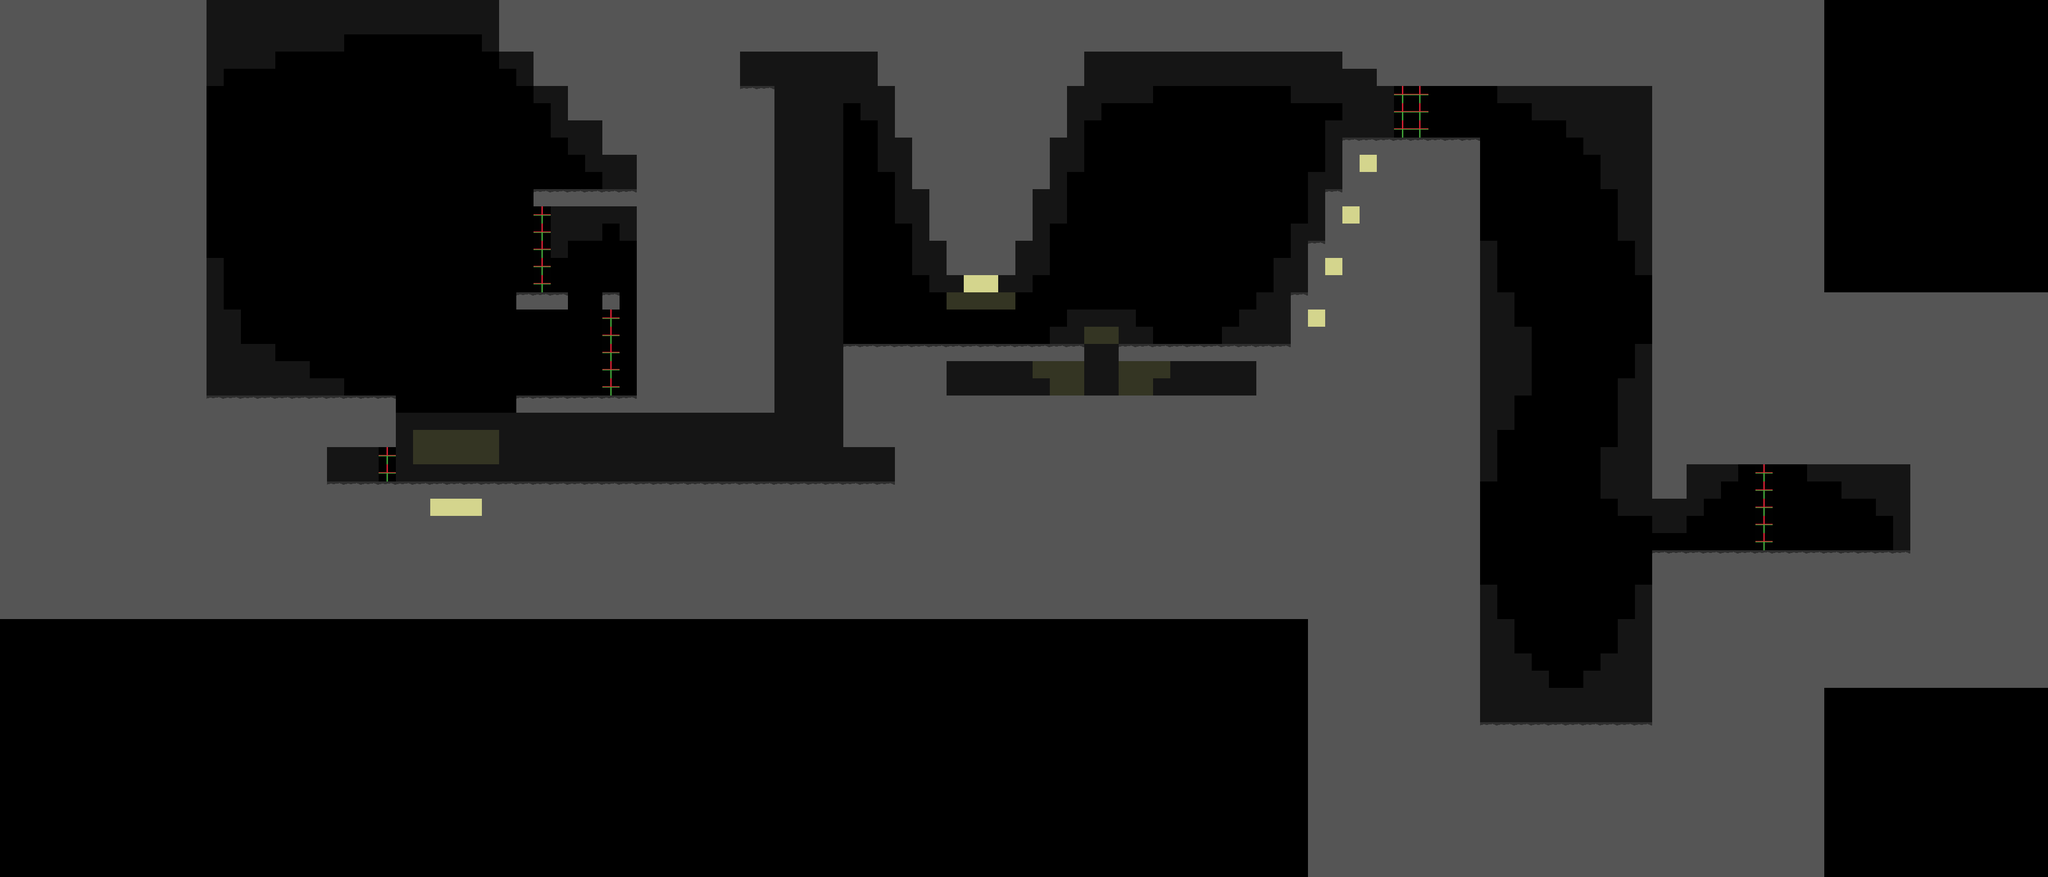

The image is a tile-based game level rendered from a .tmx file. Its description and source (layers, tilesets, objects; grid data summarised) follow:
An orthogonal 119x51 tile map with 32x32 px tiles, 2 tile layers (background, main) and 49 objects (27x elevator, 8x switch, 6x gate, 3x checkpoint, 2x darkZone, ...).

<map version="1.0" tiledversion="1.0.3" orientation="orthogonal" renderorder="right-down" width="119" height="51" tilewidth="32" tileheight="32" nextobjectid="54">
 <properties>
  <property name="cameraHeight" type="float" value="0" />
  <property name="cameraWidth" type="float" value="16" />
 </properties>
 <tileset firstgid="1" source="../../textures/tilesets/test/testTileset.tsx" />
 <layer name="background" width="119" height="51" opacity="0.25">
  <data>[6069 cells, 638 non-empty, 2 distinct tile ids]</data>
 </layer>
 <layer name="main" width="119" height="51">
  <data>[6069 cells, 2984 non-empty, 4 distinct tile ids]</data>
 </layer>
 <objectgroup name="gateNetwork">
  <object id="10" name="1" type="switch" x="1120" y="512" width="32" height="32">
   <properties>
    <property name="id" type="int" value="1" />
   </properties>
  </object>
  <object id="11" name="1" type="gate" x="1120" y="704" width="32" height="32">
   <properties>
    <property name="id" type="int" value="1" />
    <property name="inverted" type="bool" value="false" />
    <property name="speed" type="float" value="3" />
   </properties>
  </object>
  <object id="12" name="1" type="elevator" x="1152" y="704" width="32" height="32">
   <properties>
    <property name="height" type="float" value="6" />
    <property name="id" type="int" value="1" />
    <property name="inverted" type="bool" value="false" />
    <property name="speed" type="float" value="7" />
   </properties>
  </object>
  <object id="13" name="1r" type="gate" x="992" y="512" width="32" height="32">
   <properties>
    <property name="id" type="int" value="1" />
    <property name="inverted" type="bool" value="true" />
    <property name="speed" type="float" value="4" />
   </properties>
  </object>
  <object id="14" name="1r" type="elevator" x="960" y="512" width="32" height="32">
   <properties>
    <property name="height" type="float" value="6" />
    <property name="id" type="int" value="1" />
    <property name="inverted" type="bool" value="true" />
    <property name="speed" type="float" value="7" />
   </properties>
  </object>
  <object id="15" name="2" type="switch" x="1088" y="320" width="32" height="32">
   <properties>
    <property name="id" type="int" value="2" />
   </properties>
  </object>
  <object id="16" name="2r" type="elevator" x="736" y="736" width="32" height="32">
   <properties>
    <property name="height" type="float" value="1" />
    <property name="id" type="int" value="2" />
    <property name="inverted" type="bool" value="true" />
    <property name="speed" type="float" value="3" />
   </properties>
  </object>
  <object id="17" name="2r" type="elevator" x="768" y="736" width="32" height="32">
   <properties>
    <property name="height" type="float" value="1" />
    <property name="id" type="int" value="2" />
    <property name="inverted" type="bool" value="true" />
    <property name="speed" type="float" value="3" />
   </properties>
  </object>
  <object id="18" name="2r" type="elevator" x="800" y="736" width="32" height="32">
   <properties>
    <property name="height" type="float" value="1" />
    <property name="id" type="int" value="2" />
    <property name="inverted" type="bool" value="true" />
    <property name="speed" type="float" value="3" />
   </properties>
  </object>
  <object id="19" name="2r" type="elevator" x="832" y="736" width="32" height="32">
   <properties>
    <property name="height" type="float" value="1" />
    <property name="id" type="int" value="2" />
    <property name="inverted" type="bool" value="true" />
    <property name="speed" type="float" value="3" />
   </properties>
  </object>
  <object id="20" name="2r" type="elevator" x="864" y="736" width="32" height="32">
   <properties>
    <property name="height" type="float" value="1" />
    <property name="id" type="int" value="2" />
    <property name="inverted" type="bool" value="true" />
    <property name="speed" type="float" value="3" />
   </properties>
  </object>
  <object id="21" name="2r" type="elevator" x="896" y="736" width="32" height="32">
   <properties>
    <property name="height" type="float" value="1" />
    <property name="id" type="int" value="2" />
    <property name="inverted" type="bool" value="true" />
    <property name="speed" type="float" value="3" />
   </properties>
  </object>
  <object id="22" name="2r" type="elevator" x="928" y="736" width="32" height="32">
   <properties>
    <property name="height" type="float" value="1" />
    <property name="id" type="int" value="2" />
    <property name="inverted" type="bool" value="true" />
    <property name="speed" type="float" value="3" />
   </properties>
  </object>
  <object id="23" name="3" type="switch" x="1600" y="864" width="32" height="32">
   <properties>
    <property name="id" type="int" value="3" />
   </properties>
  </object>
  <object id="24" name="3" type="switch" x="640" y="864" width="32" height="32">
   <properties>
    <property name="id" type="int" value="3" />
   </properties>
  </object>
  <object id="25" name="3" type="elevator" x="1440" y="864" width="32" height="32">
   <properties>
    <property name="height" type="float" value="23" />
    <property name="id" type="int" value="3" />
    <property name="inverted" type="bool" value="false" />
    <property name="speed" type="float" value="15" />
   </properties>
  </object>
  <object id="26" name="3" type="elevator" x="1472" y="864" width="32" height="32">
   <properties>
    <property name="height" type="float" value="23" />
    <property name="id" type="int" value="3" />
    <property name="inverted" type="bool" value="false" />
    <property name="speed" type="float" value="15" />
   </properties>
  </object>
  <object id="27" name="3" type="elevator" x="1504" y="864" width="32" height="32">
   <properties>
    <property name="height" type="float" value="23" />
    <property name="id" type="int" value="3" />
    <property name="inverted" type="bool" value="false" />
    <property name="speed" type="float" value="15" />
   </properties>
  </object>
  <object id="28" name="3" type="elevator" x="1536" y="864" width="32" height="32">
   <properties>
    <property name="height" type="float" value="23" />
    <property name="id" type="int" value="3" />
    <property name="inverted" type="bool" value="false" />
    <property name="speed" type="float" value="15" />
   </properties>
  </object>
  <object id="29" name="3" type="gate" x="704" y="864" width="32" height="32">
   <properties>
    <property name="id" type="int" value="3" />
    <property name="inverted" type="bool" value="false" />
    <property name="speed" type="float" value="1" />
   </properties>
  </object>
  <object id="30" name="4" type="elevator" x="2016" y="704" width="32" height="32">
   <properties>
    <property name="height" type="float" value="3" />
    <property name="id" type="int" value="4" />
    <property name="inverted" type="bool" value="false" />
    <property name="speed" type="float" value="1" />
   </properties>
  </object>
  <object id="31" name="5" type="elevator" x="2048" y="704" width="32" height="32">
   <properties>
    <property name="height" type="float" value="3" />
    <property name="id" type="int" value="5" />
    <property name="inverted" type="bool" value="false" />
    <property name="speed" type="float" value="1" />
   </properties>
  </object>
  <object id="32" name="5" type="switch" x="1792" y="704" width="32" height="32">
   <properties>
    <property name="id" type="int" value="5" />
   </properties>
  </object>
  <object id="33" name="4" type="switch" x="2272" y="704" width="32" height="32">
   <properties>
    <property name="id" type="int" value="4" />
   </properties>
  </object>
  </objectgroup>
 <objectgroup name="area" visible="0">
  <!-- 2 objects omitted --></objectgroup>
 <objectgroup name="meta">
  <!-- 6 objects omitted --></objectgroup>
</map>
<!-- 25 of 49 objects omitted -->
